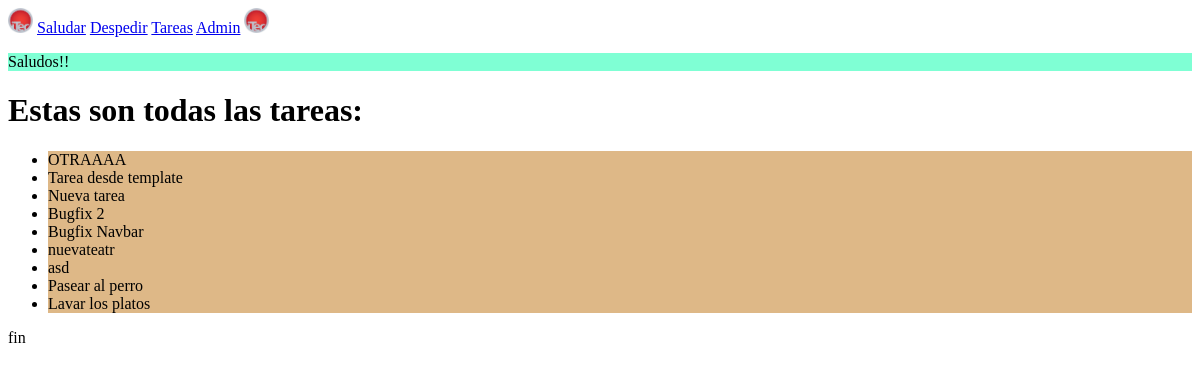
The app's page /, older data.
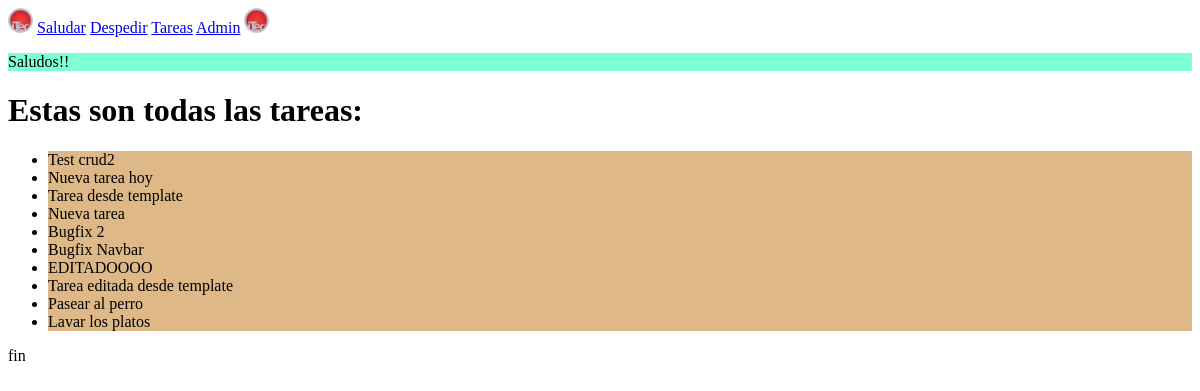
The same page, newer data.
### todolist/models.py (models this page shows, shortened)
class Tarea(models.Model):
    nombre = models.CharField(max_length=100)
    completada = models.BooleanField(
        default=False,
        help_text="¿La tarea está completada?",
        verbose_name="Finalización de la tarea"
    )
    fecha_completado = models.DateField()
    fecha_creacion = models.DateTimeField(auto_now=True)
    responsable = models.ForeignKey(
        User,
        on_delete=models.CASCADE,
        related_name="responsable",
        default=None,
        blank=True,
        null=True,
    )
    etiqueta = models.ManyToManyField(
        Etiqueta,
        default=None,
        blank=True,
        related_name="etiquetas",
    )
    activo = models.BooleanField(default=True, help_text="Verdadero si NO está archivado")
    imagen = models.ImageField(upload_to="card_image/", null=True, blank=True)
    class Meta:
        verbose_name = "Tarea de proyecto"
        verbose_name_plural = "Tareas de los proyectos"
        ordering = ["-id"]

### saludo/views.py (the view)
# urls.py: path("", include("saludo.urls")),
def saludo(request):
    tareas = Tarea.objects.filter()
    return render(request,'saludo/index.html', {"tareas":tareas} )

### saludo/templates/saludo/index.html
{% extends 'saludo/base.html'%}
{%block body%}
    <div>
        <p class="fondo">Saludos!! {{ nombre }}</p>
        <h1>Estas son todas las tareas:</h1>
        <ul>
        {% for tarea in tareas %}
            <li>{{ tarea.nombre }}</li>
        {% endfor %}
        </ul>
        <p>fin</p>
    </div>
{%endblock%}

Row changes from the older to the newer data that the page shows:
removed Tarea: nombre "OTRAAAA"
added Tarea: nombre "Test crud2"
added Tarea: nombre "Nueva tarea hoy"
changed Tarea: nombre "nuevateatr" → "EDITADOOOO"
changed Tarea: nombre "asd" → "Tarea editada desde template"
